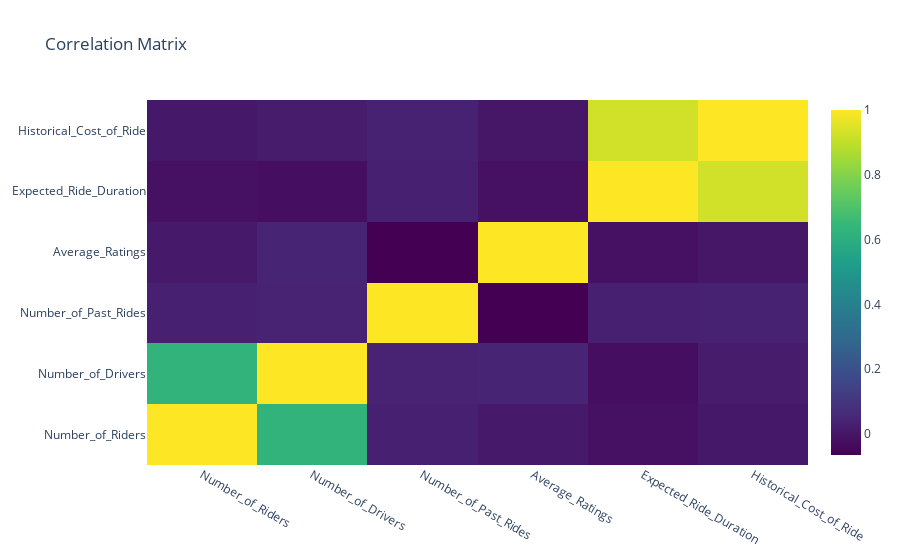

This figure's notebook cell:
### Code cell
fig=go.Figure(data=go.Heatmap(z=corr_matrix.values,x=corr_matrix.columns,y=corr_matrix.columns,colorscale='Viridis'))
fig.update_layout(title='Correlation Matrix')

### Figure 1 — Plotly figure (JSON) as saved in the notebook; plotly's stock layout.template omitted (floating-point values rounded to 4 significant figures)
{"data": [{"colorscale": [[0, "#440154"], [0.1111, "#482878"], [0.2222, "#3e4989"], [0.3333, "#31688e"], [0.4444, "#26828e"], [0.5556, "#1f9e89"], [0.6667, "#35b779"], [0.7778, "#6ece58"], [0.8889, "#b5de2b"], [1, "#fde725"]], "type": "heatmap", "x": ["Number_of_Riders", "Number_of_Drivers", "Number_of_Past_Rides", "Average_Ratings", "Expected_Ride_Duration", "Historical_Cost_of_Ride"], "y": ["Number_of_Riders", "Number_of_Drivers", "Number_of_Past_Rides", "Average_Ratings", "Expected_Ride_Duration", "Historical_Cost_of_Ride"], "z": [[1, 0.627, 0.02927, 0.008572, -0.01586, 0.005826], [0.627, 1, 0.03966, 0.0412, -0.02442, 0.01708], [0.02927, 0.03966, 1, -0.06473, 0.03068, 0.03586], [0.008572, 0.0412, -0.06473, 1, -0.01697, -0.001063], [-0.01586, -0.02442, 0.03068, -0.01697, 1, 0.9275], [0.005826, 0.01708, 0.03586, -0.001063, 0.9275, 1]]}], "layout": {"title": {"text": "Correlation Matrix"}}}
